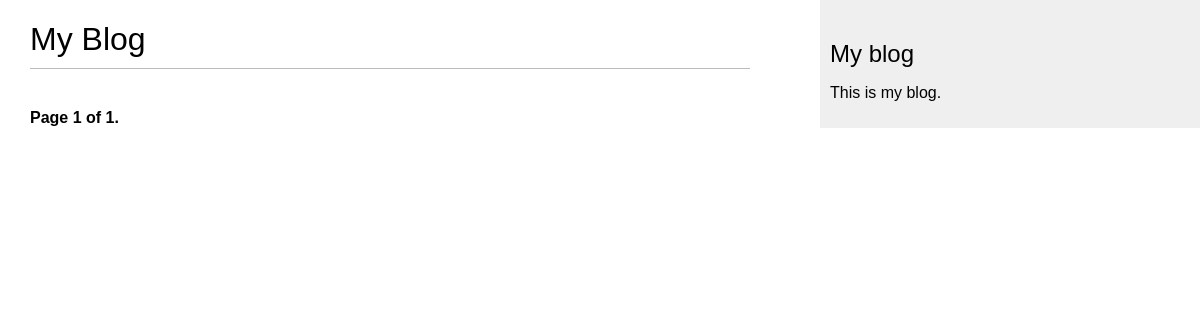
/blog/, run on an earlier commit of the app's database.
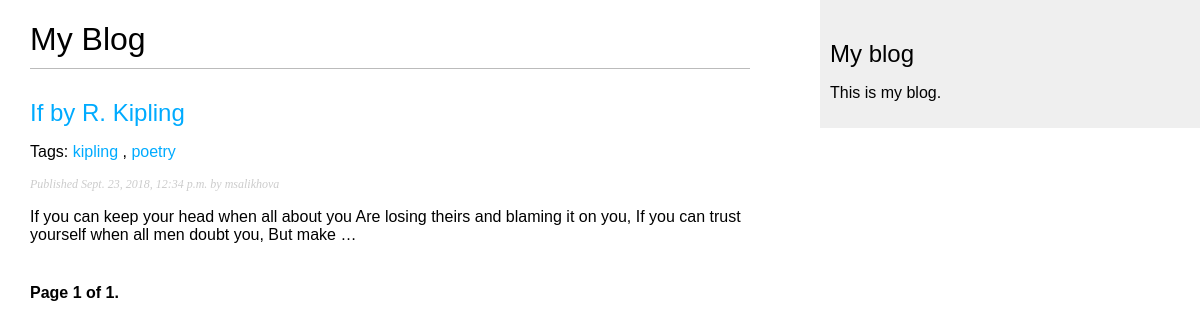
And on a later commit of the database.
### blog/models.py (models this page shows, shortened)
class Post(models.Model):
    STATUS_CHOICES = (
        ('draft', 'Draft'),
        ('published', 'Published'),
    )
    title = models.CharField(max_length=250)
    slug = models.SlugField(max_length=250,
                            unique_for_date='publish')
    author = models.ForeignKey(User,
                               on_delete=models.CASCADE,
                               related_name='blog_posts')
    body = models.TextField()
    publish = models.DateTimeField(default=timezone.now)
    created = models.DateTimeField(auto_now_add=True)
    updated = models.DateTimeField(auto_now=True)
    status = models.CharField(max_length=10,
                              choices=STATUS_CHOICES,
                              default='draft')
    objects = models.Manager()  # The default manager.
    published = PublishedManager()  # Our custom manager.
    tags = TaggableManager()
    class Meta:
        ordering = ('-publish',)
    def get_absolute_url(self):
        return reverse('blog:post_detail',
                       args=[self.publish.year,
                             self.publish.month,
                             self.publish.day,
                             self.slug])

### blog/views.py (the view)
# urls.py: path('', views.post_list, name='post_list'),
def post_list(request, tag_slug=None):
    object_list = Post.published.all()
    tag = None
    if tag_slug:
        tag = get_object_or_404(Tag, slug=tag_slug)
        object_list = object_list.filter(tags__in=[tag])
    paginator = Paginator(object_list, 3)  # 3 posts in each page
    page = request.GET.get('page')
    try:
        posts = paginator.page(page)
    except PageNotAnInteger:
        posts = paginator.page(1)
    except EmptyPage:
        posts = paginator.page(paginator.num_pages)
    return render(request,
                  'blog/post/list.html',
                  {'page': page,
                   'posts': posts,
                   'tag': tag})

### blog/models.py (called while the page is built)
    def get_queryset(self):
        return super(PublishedManager, self).get_queryset().filter(status='published')

### blog/templates/blog/post/list.html (shortened to what this page needs)
{% extends "blog/base.html" %}
{% block content %}
  <h1>My Blog</h1>
  {% for post in posts %}
    <h2>
      <a href="{{ post.get_absolute_url }}">
        {{ post.title }}
      </a>
    </h2>
    <p class="tags">
      Tags:
      {% for tag in post.tags.all %}
        <a href="{% url "blog:post_list_by_tag" tag.slug %}">
          {{ tag.name }}
        </a>
        {% if not forloop.last %}, {% endif %}
      {% endfor %}
    </p>
    <p class="date">
      Published {{ post.publish }} by {{ post.author }}
    </p>
    {{ post.body|truncatewords:30|linebreaks }}
  {% endfor %}
  {% include "pagination.html" with page=posts %}
{% endblock %}

### blog/templates/blog/base.html (shortened to what this page needs)
{% load static %}
<!DOCTYPE html>
<html>
<head>
  <link href="{% static "css/blog.css" %}" rel="stylesheet">
</head>
<body>
  <div id="content">
    {% block content %}
    {% endblock %}
  </div>
  <div id="sidebar">
    <h2>My blog</h2>
      <p>This is my blog.</p>
  </div>
</body>
</html>

### blog/templates/pagination.html (shortened to what this page needs)
<div class="pagination">
  <span class="step-links">
    <span class="current">
      Page {{ page.number }} of {{ page.paginator.num_pages }}.
    </span>
  </span>
</div>

### blog/static/css/blog.css (style rules this page uses)
body { margin:0; padding:0; font-family:helvetica, sans-serif; }
a { color:#00abff; text-decoration:none; }
h1 { font-weight:normal; border-bottom:1px solid #bbb; padding:0 0 10px 0; }
h2 { font-weight:normal; margin:30px 0 0; }
#content { float:left; width:60%; padding:0 0 0 30px; }
#sidebar { float:right; width:30%; padding:10px; background:#efefef; height:100%; }
p.date { color:#ccc; font-family: georgia, serif; font-size: 12px; font-style: italic; }
.pagination { margin:40px 0; font-weight:bold; }

What changed in the data, as far as the page shows it:
added Post: title "If by R. Kipling", publish "Sept. 23, 2018, 12:34 p.m.", author "msalikhova", body "If you can keep your head when all about you Are losing theirs and blaming it on you, If you can trust yourself when all men doubt you, But make …"
added Tag: name "kipling"
added Tag: name "poetry"
